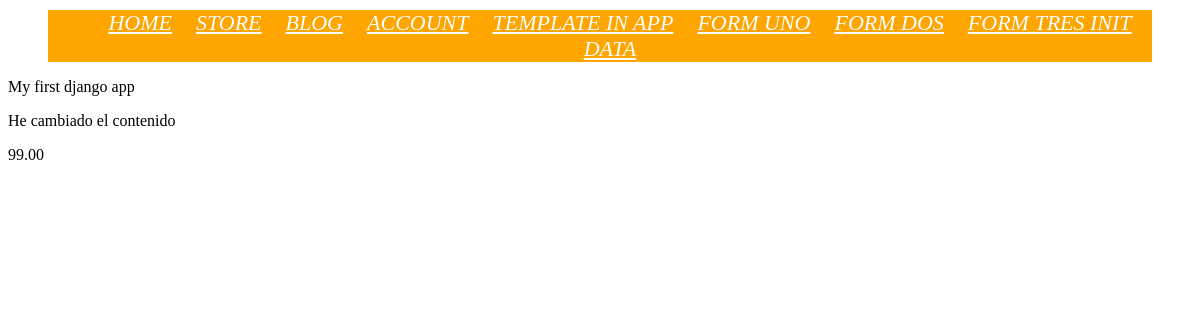
The app's page /post_blog/my_air/1/ with its own data.
### post_blog/models.py (models this page shows, shortened)
class Post(models.Model):
    title = models.CharField(max_length=20)
    details = models.TextField(
        blank=True,
        null=True,
        default='Escribe la descripcion.'
    )
    price = models.DecimalField(decimal_places=2, max_digits=4, default=0.99)
    message = models.CharField(
        max_length=20,
        blank=True,
        null=True,
        default='Escribe un mensaje.'
    )

### post_blog/views.py (the view)
# urls.py: path('my_air/<int:my_id>/', views.my_post_url_view, name='my_post_url_view'),
def my_post_url_view(request, my_id):
    try:
        obj = Post.objects.get(id=my_id)
    except Post.DoesNotExist:
        raise Http404
    data = {
        'object': obj,
    }
    return render(request, 'main/dynamic.html', data)

### templates/main/dynamic.html (shortened to what this page needs)
<!DOCTYPE html>
{% extends 'main.html' %}
    {% block content %}
    <p>{{ object.title }}</p>
    <p>{{ object.details }}</p>
    <p>{{ object.price }}</p>
    {% endblock %}

### records on screen
Post: title "My first django app", details "He cambiado el contenido", price "99.00"
